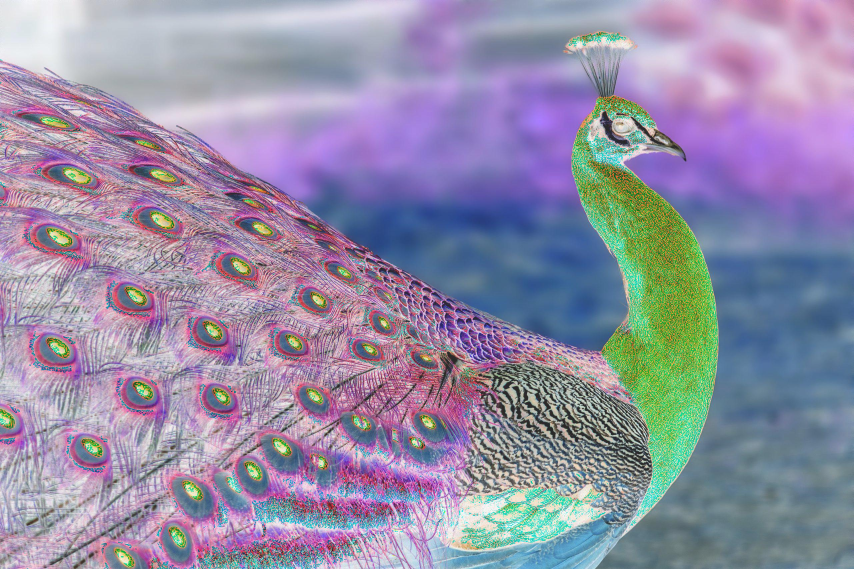
#> input picture SimplePhotoEditor/Captures/00-07-42.jpg, 2560 x 1707 px (shown at 1/3 size)
$ python -i hist.py   (imports and definitions only)
#> lines starting #> are read from the running program, lines starting #| are printed output that depends on the picture
#> further down, picture is the input picture: PIL image 2560x1707 RGB; mean R, G, B 147.9, 142.2, 166.5
from PIL import Image

import matplotlib.pyplot as plt


def getRed(redVal):

    return '#%02x%02x%02x' % (redVal, 0, 0)


def getGreen(greenVal):

    return '#%02x%02x%02x' % (0, greenVal, 0)


def getBlue(blueVal):

    return '#%02x%02x%02x' % (0, 0, blueVal)


# Create an Image with specific RGB value


def hist_show(im):
    image = im


    # Modify the color of two pixels

    image.putpixel((0,1), (1,1,5))

    image.putpixel((0,2), (2,1,5))


    # Get the color histogram of the image

    histogram = image.histogram()
#> histogram = 768 values, max 54504 at index 376, min 9 at index 257, mean 17070

    # Take only the Red counts

    l1 = histogram[0:256]
#> l1 = 256 values, max 33684 at index 176, min 887 at index 2, mean 17070

    # Take only the Blue counts

    l2 = histogram[256:512]
#> l2 = 256 values, max 54504 at index 120, min 9 at index 1, mean 17070

    # Take only the Green counts

    l3 = histogram[512:768]
#> l3 = 256 values, max 49404 at index 149, min 465 at index 2, mean 17070

    plt.figure(0)

    # R histogram

    for i in range(0, 256):

        plt.bar(i, l1[i], color = getRed(i), edgecolor=getRed(i), alpha=0.3)


    # G histogram

    plt.figure(1)

    for i in range(0, 256):

        plt.bar(i, l2[i], color = getGreen(i), edgecolor=getGreen(i),alpha=0.3)


    # B histogram

    plt.figure(2)

    for i in range(0, 256):

        plt.bar(i, l3[i], color = getBlue(i), edgecolor=getBlue(i),alpha=0.3)


    plt.show()
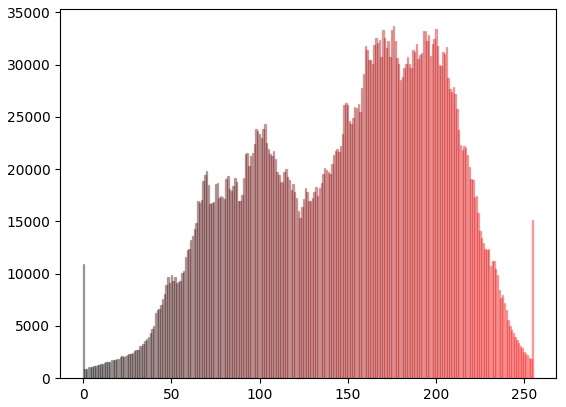
#> figure drawn by matplotlib, 1 panel
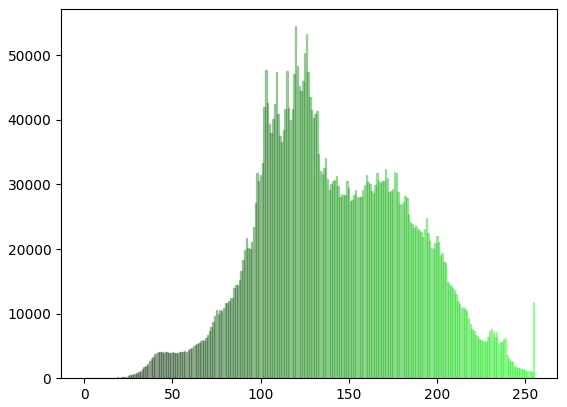
#> figure drawn by matplotlib, 1 panel
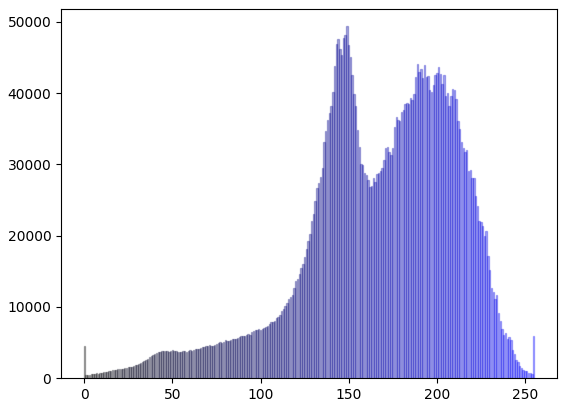
#> figure drawn by matplotlib, 1 panel

>>> from PIL import Image
>>> picture = Image.open('Captures/00-07-42.jpg')
>>> result = hist_show(picture)

$ run again, on SimplePhotoEditor/Captures/14-09-31.jpg
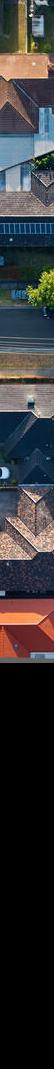
#> input picture SimplePhotoEditor/Captures/14-09-31.jpg, 54 x 1069 px
#> picture is the input picture: PIL image 54x1069 RGB; mean R, G, B 54, 52.7, 54.2
#> histogram = 768 values, max 22083 at index 0, min 0 at index 496, mean 225.5
#> l1 = 256 values, max 22083 at index 0, min 12 at index 237, mean 225.5
#> l2 = 256 values, max 21777 at index 0, min 0 at index 240, mean 225.5
#> l3 = 256 values, max 21794 at index 0, min 0 at index 243, mean 225.5
#> in hist_show, `plt.show()`:
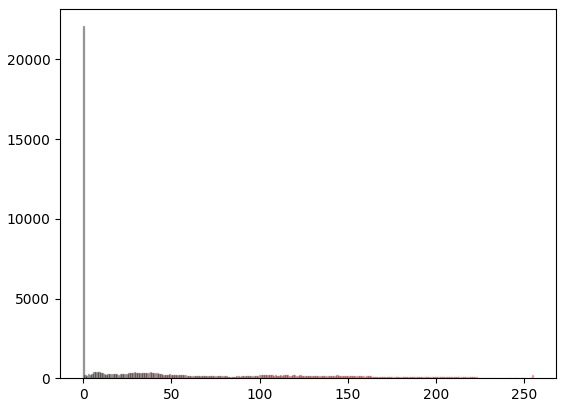
#> figure drawn by matplotlib, 1 panel

$ run again, on SimplePhotoEditor/Captures/22-23-25.jpg
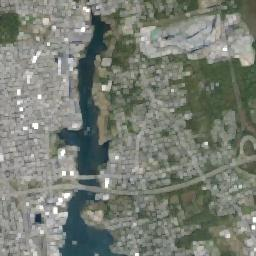
#> input picture SimplePhotoEditor/Captures/22-23-25.jpg, 256 x 256 px
#> picture is the input picture: PIL image 256x256 RGB; mean R, G, B 119.9, 125.2, 115.6
#> histogram = 768 values, max 834 at index 399, min 0 at index 0, mean 256
#> l1 = 256 values, max 757 at index 134, min 0 at index 0, mean 256
#> l2 = 256 values, max 834 at index 143, min 0 at index 0, mean 256
#> l3 = 256 values, max 701 at index 140, min 0 at index 0, mean 256
#> in hist_show, `plt.show()`:
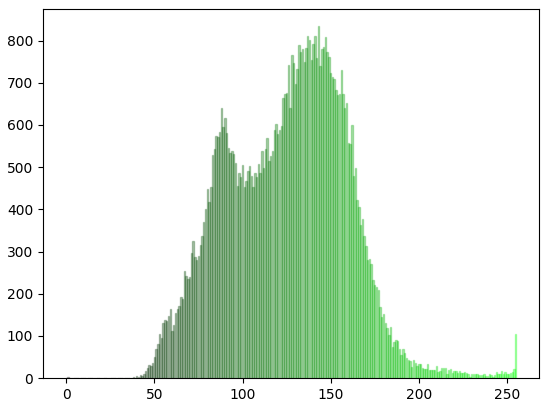
#> figure drawn by matplotlib, 1 panel
#> in hist_show, `plt.show()`:
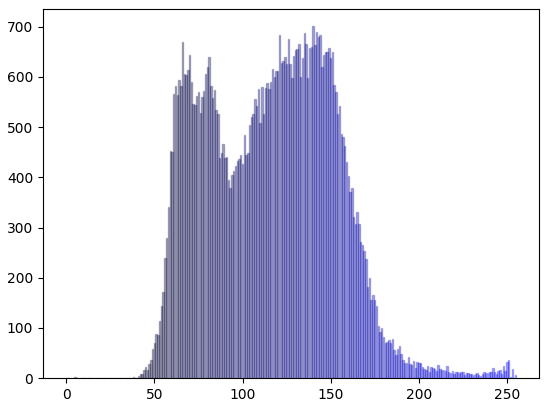
#> figure drawn by matplotlib, 1 panel
